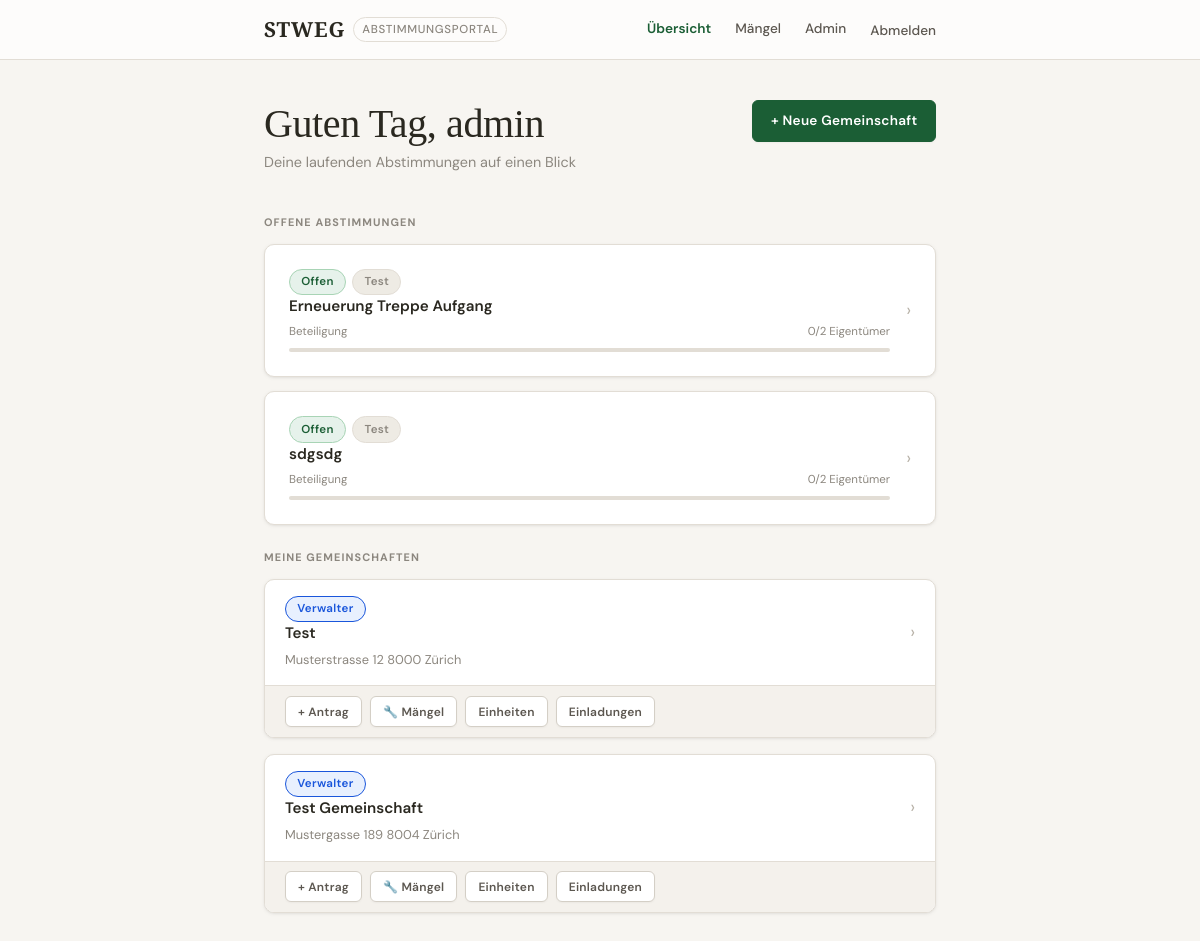
The page /dashboard/ (signed in) on the database its author committed.
### voting/models.py (models this page shows, shortened)
class Proposal(models.Model):
    class Status(models.TextChoices):
        DRAFT  = 'draft',  'Entwurf'
        OPEN   = 'open',   'Offen'
        CLOSED = 'closed', 'Abgeschlossen'
    class MajorityType(models.TextChoices):
        SIMPLE    = 'simple',    'Einfaches Mehr (nur Köpfe)'
        ABSOLUTE  = 'absolute',  'Absolutes Mehr (Köpfe + Wertquoten)'
        QUALIFIED = 'qualified', 'Qualifiziertes Mehr (2/3 Köpfe + 2/3 Wertquoten)'
        UNANIMOUS = 'unanimous', 'Einstimmigkeit (alle Eigentümer müssen Ja stimmen)'
    class Area(models.TextChoices):
        ROOF = 'roof', 'Dach'
        FACADE = 'facade', 'Fassade'
        HEATING = 'heating', 'Heizung'
        ELEVATOR = 'elevator', 'Lift'
        STAIRCASE = 'staircase', 'Treppenhaus'
        GARDEN = 'garden', 'Aussenanlage / Garten'
        PARKING = 'parking', 'Parkplatz / Garage'
        WATER = 'water', 'Wasser / Sanitär'
        ELECTRIC = 'electric', 'Elektro'
        OTHER = 'other', 'Sonstiges'
    class ProposalType(models.TextChoices):
        ORDINARY = 'ordinary', 'Ordentliche Verwaltung'
        IMPORTANT = 'important', 'Wichtige Verwaltungshandlung'
        STRUCTURAL = 'structural', 'Bauliche Änderung'
        REGULATION = 'regulation', 'Reglement / Begründungsakt'
        OTHER = 'other', 'Sonstiges'
    community     = models.ForeignKey(Community, on_delete=models.CASCADE, related_name='proposals')
    created_by    = models.ForeignKey(
        User, on_delete=models.SET_NULL, null=True, related_name='created_proposals',
    )
    title         = models.CharField(max_length=300, verbose_name="Titel")
    description   = models.TextField(verbose_name="Beschreibung")
    area = models.CharField(
        max_length=20, choices=Area.choices, blank=True,
        verbose_name='Bereich',
    )
    proposal_type = models.CharField(
        max_length=20, choices=ProposalType.choices, blank=True,
        verbose_name='Art des Antrags',
    )
    cost_estimate = models.DecimalField(
        max_digits=12, decimal_places=2, null=True, blank=True,
        verbose_name='Kostenrahmen (CHF)',
        help_text='Geschätzter oder offertierter Betrag in CHF (optional).',
    )
    majority_type = models.CharField(
        max_length=10, choices=MajorityType.choices, default=MajorityType.ABSOLUTE,
        verbose_name="Mehrheitsart",
    )
    status     = models.CharField(max_length=10, choices=Status.choices, default=Status.DRAFT)
    created_at = models.DateTimeField(auto_now_add=True)
    opened_at  = models.DateTimeField(null=True, blank=True)
    closed_at  = models.DateTimeField(null=True, blank=True)
    deadline   = models.DateTimeField(null=True, blank=True, verbose_name="Abstimmungsfrist")
    def open(self):
        self.status    = self.Status.OPEN
        self.opened_at = timezone.now()
        self.save()
    class Meta:
        verbose_name        = "Antrag"
        verbose_name_plural = "Anträge"
        ordering            = ['-created_at']

class Community(models.Model):
    name       = models.CharField(max_length=200)
    address    = models.TextField()
    created_at = models.DateTimeField(auto_now_add=True)
    created_by = models.ForeignKey(
        User, on_delete=models.SET_NULL, null=True, blank=True,
        related_name='created_communities',
    )
    quorum = models.DecimalField(
        max_digits=5, decimal_places=1, default=Decimal('0'),
        verbose_name="Quorum (‰)",
        help_text="Mindest-Beteiligung in Wertquoten ‰ für gültige Abstimmung (0 = kein Quorum)",
    )
    def is_admin(self, user):
        return (
            self.created_by == user
            or user.is_staff
            or self.memberships.filter(
                user=user, role=CommunityMembership.Role.MANAGER
            ).exists()
        )
    class Meta:
        verbose_name        = "Gemeinschaft"
        verbose_name_plural = "Gemeinschaften"

### voting/views.py (the view)
# urls.py: path('dashboard/',
@login_required
def dashboard(request):
    communities = Community.objects.filter(
        Q(units__owner=request.user)
        | Q(created_by=request.user)
        | Q(memberships__user=request.user)
    ).distinct()
    user_units = Unit.objects.filter(owner=request.user)
    user_unit_ids = set(user_units.values_list('id', flat=True))
    unit_community_map = {u.id: u.community_id for u in user_units}
    proxy_proposal_ids = Proxy.objects.filter(
        delegate=request.user,
        proposal__status=Proposal.Status.OPEN,
    ).values_list('proposal_id', flat=True)
    open_proposals = list(
        Proposal.objects.filter(
            Q(community__in=communities, status=Proposal.Status.OPEN)
            | Q(id__in=proxy_proposal_ids)
        ).distinct().order_by('deadline').select_related('community')
    )
    proxy_map_by_proposal: dict[int, set[int]] = {}  # proposal_id → set of unit_ids
    for p in Proxy.objects.filter(
        delegate=request.user,
        proposal__in=open_proposals,
    ).values('proposal_id', 'unit_id'):
        proxy_map_by_proposal.setdefault(p['proposal_id'], set()).add(p['unit_id'])
    voted_unit_by_proposal: dict[int, set[int]] = {}  # proposal_id → set of voted unit_ids
    for v in Vote.objects.filter(
        proposal__in=open_proposals,
    ).values('proposal_id', 'unit_id'):
        voted_unit_by_proposal.setdefault(v['proposal_id'], set()).add(v['unit_id'])
    voted_counts: dict[int, int] = {}
    unit_counts:  dict[int, int] = {}
    for proposal in open_proposals:
        own_ids   = {uid for uid, cid in unit_community_map.items() if cid == proposal.community_id}
        proxy_ids = proxy_map_by_proposal.get(proposal.id, set())
        all_ids   = own_ids | proxy_ids
        voted     = voted_unit_by_proposal.get(proposal.id, set())
        voted_counts[proposal.id] = len(voted & all_ids)
        unit_counts[proposal.id]  = len(all_ids)
    admin_community_ids = {c.id for c in communities if c.is_admin(request.user)}
    pending_drafts = Proposal.objects.filter(
        community__id__in=admin_community_ids,
        status=Proposal.Status.DRAFT,
    ).exclude(
        created_by=request.user,
    ).select_related('community', 'created_by').order_by('created_at')
    open_tickets = Ticket.objects.filter(
        community__id__in=admin_community_ids,
    ).exclude(
        status__in=[Ticket.Status.DONE, Ticket.Status.ARCHIVED],
    ).select_related('community').order_by('-created_at')
    pending_count = pending_drafts.count()
    communities_with_units_ids = set(
        Unit.objects.filter(community__in=communities)
        .values_list('community_id', flat=True)
        .distinct()
    )
    setup_incomplete_ids = {
        c.id for c in communities
        if c.id in admin_community_ids and c.id not in communities_with_units_ids
    }
    return render(request, 'voting/dashboard.html', {
        'communities':            communities,
        'open_proposals':         open_proposals,
        'voted_counts':           voted_counts,
        'unit_counts':            unit_counts,
        'pending_drafts':         pending_drafts,
        'admin_community_ids':    admin_community_ids,
        'open_tickets':           open_tickets,
        'pending_count':          pending_count,
        'setup_incomplete_ids':   setup_incomplete_ids,
    })

### voting/templates/voting/dashboard.html (shortened to what this page needs)
{% extends "voting/base.html" %}
{% load voting_extras %}
{% block content %}
<div class="page-header flex-between">
    <div>
        <h1>Guten Tag, {{ user.first_name|default:user.username }}</h1>
        <p>Deine laufenden Abstimmungen auf einen Blick</p>
    </div>
    {% if user.is_staff %}
    <a href="{% url 'voting:community_create' %}" class="btn btn-primary">
        + Neue Gemeinschaft
    </a>
    {% endif %}
</div>
{% if open_proposals %}
<div class="section-label {% if pending_drafts %}mt-lg{% endif %}">
    Offene Abstimmungen
</div>
{% for proposal in open_proposals %}
{% with voted=voted_counts|get_item:proposal.id total=unit_counts|get_item:proposal.id %}
<a href="{% url 'voting:proposal_detail' proposal.pk %}" class="card-link">
    <div class="card card-interactive">
        <div class="flex-between items-center">
            <div class="flex-1">
                <div class="flex items-center gap-xs mb-xs flex-wrap">
                    <span class="badge badge-open">Offen</span>
                    <span class="badge badge-closed">{{ proposal.community.name }}</span>
                </div>
                <div class="card-title">{{ proposal.title }}</div>
                {% if total %}
                <div class="mt-xs">
                    <div class="flex-between" style="margin-bottom:.25rem;">
                        <span class="text-xs text-muted">Beteiligung</span>
                        <span class="text-xs text-muted">{{ voted|default:0 }}/{{ total }} Eigentümer</span>
                    </div>
                    <div class="progress-bar">
                    </div>
                </div>
                {% endif %}
            </div>
            <span class="chevron">›</span>
        </div>
    </div>
</a>
{% endwith %}
{% endfor %}
{% endif %}
{% if communities %}
<div class="section-label mt-lg">Meine Gemeinschaften</div>
{% for community in communities %}
<div style="margin-bottom:1rem;">
    {% if community.id in setup_incomplete_ids %}
    <div class="card" style="padding:0;overflow:hidden;border-color:var(--amber-border);">
        <a href="{% url 'voting:proposal_list' community.id %}" class="card-link" style="display:block;">
            <div class="flex-between items-center" style="padding:1rem 1.25rem;">
                <div class="flex-1">
                    <div class="flex items-center gap-xs mb-xs flex-wrap">
                        <span class="badge badge--manager">Verwalter</span>
                        <span class="badge badge-pending">⚙ Setup ausstehend</span>
                    </div>
                    <div class="card-title">{{ community.name }}</div>
                    <div class="card-meta mt-xs">{{ community.address|default:"Noch keine Adresse erfasst" }}</div>
                </div>
                <span class="chevron">›</span>
            </div>
        </a>
        <div style="border-top:1px solid var(--amber-border);padding:.75rem 1.25rem;background:var(--amber-light);display:flex;align-items:center;justify-content:space-between;gap:1rem;flex-wrap:wrap;">
            <span style="font-size:.82rem;color:var(--amber);">
                Noch keine Einheiten erfasst — Setup abschliessen, damit Abstimmungen möglich sind.
            </span>
            <a href="{% url 'voting:community_setup' community.id %}" class="btn btn-outline btn-sm"
               style="white-space:nowrap;border-color:var(--amber);color:var(--amber);">
                Setup abschliessen →
            </a>
        </div>
    </div>
    {% else %}
    <div class="card" style="padding:0;overflow:hidden;">
        <a href="{% url 'voting:proposal_list' community.id %}" class="card-link" style="display:block;">
            <div class="flex-between items-center" style="padding:1rem 1.25rem;">
                <div class="flex-1">
                    <div class="flex items-center gap-xs mb-xs flex-wrap">
                        {% if community.id in admin_community_ids %}
                            <span class="badge badge--manager">Verwalter</span>
                        {% else %}
                            <span class="badge badge--owner">Eigentümer</span>
                        {% endif %}
                    </div>
                    <div class="card-title">{{ community.name }}</div>
                    <div class="card-meta mt-xs">{{ community.address|default:"" }}</div>
                </div>
                <span class="chevron">›</span>
            </div>
        </a>
        {% if community.id in admin_community_ids %}
        <div style="border-top:1px solid var(--border);padding:.6rem 1.25rem;display:flex;gap:.5rem;flex-wrap:wrap;background:var(--surface-alt);">
            <a href="{% url 'voting:proposal_create' community.id %}"
               class="btn btn-outline btn-sm" style="font-size:.75rem;">
                + Antrag
            </a>
            <a href="{% url 'maintenance:ticket_list' community.id %}"
               class="btn btn-outline btn-sm" style="font-size:.75rem;">
                🔧 Mängel
            </a>
            <a href="{% url 'voting:unit_manage' community.id %}"
               class="btn btn-outline btn-sm" style="font-size:.75rem;">
                Einheiten
            </a>
            <a href="{% url 'voting:invite_manage' community.id %}"
               class="btn btn-outline btn-sm" style="font-size:.75rem;">
                Einladungen
            </a>
        </div>
        {% endif %}
    </div>
    {% endif %}
</div>
{% endfor %}
{% endif %}
{% endblock %}

### rows shown on the page
Proposal: community.name "Test", title "Erneuerung Treppe Aufgang", voted "0", created_by "2"
Proposal: community.name "Test", title "sdgsdg", voted "0", created_by "2"
Community: shows "Verwalter", name "Test", address "Musterstrasse 12 8000 Zürich", shows "+ Antrag"
Community: shows "Verwalter", name "Test Gemeinschaft", address "Mustergasse 189 8004 Zürich", shows "+ Antrag"

### other values the page prints
{{ user.first_name|default:user.username }} "admin"
